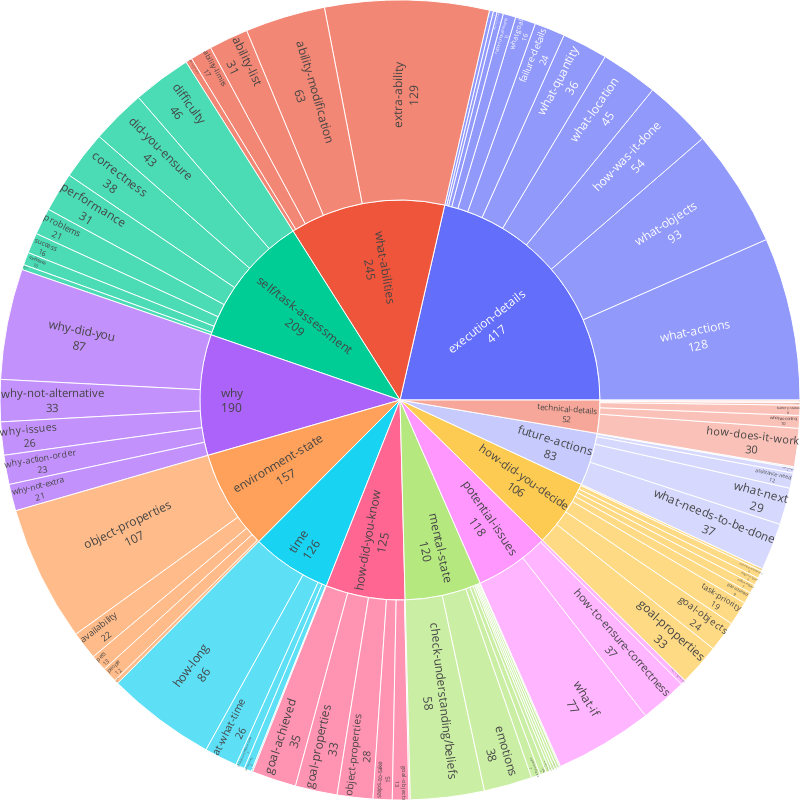

The notebook cell this image was saved under:
### Markdown cell above
# RQ1: Question Categories

Three category visualizations that help with understanding the distribution of question types in the dataset
- a sunburst chart
- a treemap
- a sankey diagram

### Code cell
# Sunburst Representation
# replace every flavour of "empty" with one placeholder
df_annotated["Subgroup"] = df_annotated["Subgroup"].replace(
    {"": "Other",         
     "nan":  "Other",       
     None: "Other"}         
)

df_annotated = df_annotated.dropna(subset=['Group'])


df_annotated[["Group", "Subgroup"]] = (
    df_annotated[["Group", "Subgroup"]]
      .apply(lambda col: col.str.split(",")
                           .apply(lambda lst: [x.strip() for x in lst] 
                                             if isinstance(lst, list) else lst))
)
df_annotated = df_annotated.explode(["Group", "Subgroup"], ignore_index=True)

fig = px.sunburst(
    df_annotated,                               
    path=["Group", "Subgroup"],        
    values=None                       
)
fig.update_traces(
    textinfo="label+value",                 
    texttemplate="%{label}<br>%{value}",    
    insidetextorientation="radial"          
)
fig.update_layout(
    margin=dict(t=0, l=0, r=0, b=0),    
    width=800,
    height=800
)
fig.show()

### Figure 1 — Plotly figure (JSON) as saved in the notebook; plotly's stock layout.template omitted (floating-point values rounded to 4 significant figures)
{"data": [{"branchvalues": "total", "domain": {"x": [0, 1], "y": [0, 1]}, "hovertemplate": "labels=%{label}<br>count=%{value}<br>parent=%{parent}<br>id=%{id}<extra></extra>", "ids": ["execution-details/what-goal", "environment-state/object-properties", "how-did-you-know/goal-properties", "why/why-not-extra", "future-actions/what-next", "why/why-did-you", "time/how-long", "execution-details/what-objects", "self/task-assessment/performance", "how-did-you-decide/goal-properties", "what-abilities/ability-modification", "how-did-you-know/goal-objects", "why/why-action-order", "self/task-assessment/difficulty", "execution-details/what-quantity", "self/task-assessment/success", "mental-state/ideas", "what-abilities/extra-ability", "why/why-not-alternative", "potential-issues/what-if", "what-abilities/ability-list", "self/task-assessment/correctness", "potential-issues/how-to-ensure-correctness", "what-abilities/ability-limits", "self/task-assessment/problems", "mental-state/emotions", "mental-state/opinion/likes", "future-actions/what-needs-to-be-done", "how-did-you-know/goal-achieved", "why/why-issues", "future-actions/assistance-need", "environment-state/availability", "mental-state/check-understanding/beliefs", "how-did-you-decide/goal-objects", "execution-details/how-was-it-done", "execution-details/what-options", "execution-details/what-action-order", "how-did-you-decide/action-order", "self/task-assessment/did-you-ensure", "technical-details/who-has-control", "environment-state/people", "how-did-you-decide/task-allocation", "execution-details/what-location", "self/task-assessment/confidence", "technical-details/what-model", "how-did-you-know/steps-to-take", "technical-details/how-does-it-work", "how-did-you-know/object-properties", "time/at-what-time", "execution-details/what-actions", "how-did-you-decide/task-priority", "time/task-count-within-time", "how-did-you-know/task-priority", "how-did-you-decide/goal-achieved", "potential-issues/does-it-happen-that", "how-did-you-decide/steps-to-take", "environment-state/advice", "future-actions/requirements", "what-abilities/ability-to-learn", "mental-state/preferences", "future-actions/how-to-improve", "time/frequency", "mental-state/relationships", "environment-state/pets", "technical-details/hardware", "self/task-assessment/safety", "technical-details/costs", "execution-details/goal-origin", "mental-state/inner-thoughts", "technical-details/battery-status", "mental-state/desires", "execution-details/report-unusual-events", "mental-state/small-talk", "execution-details/failure-details", "mental-state/what-did-you-learn", "time/compare-task-lenghts", "how-did-you-decide/object-properties", "execution-details", "environment-state", "how-did-you-know", "why", "future-actions", "time", "self/task-assessment", "how-did-you-decide", "what-abilities", "mental-state", "potential-issues", "technical-details"], "insidetextorientation": "radial", "labels": ["what-goal", "object-properties", "goal-properties", "why-not-extra", "what-next", "why-did-you", "how-long", "what-objects", "performance", "goal-properties", "ability-modification", "goal-objects", "why-action-order", "difficulty", "what-quantity", "success", "ideas", "extra-ability", "why-not-alternative", "what-if", "ability-list", "correctness", "how-to-ensure-correctness", "ability-limits", "problems", "emotions", "opinion/likes", "what-needs-to-be-done", "goal-achieved", "why-issues", "assistance-need", "availability", "check-understanding/beliefs", "goal-objects", "how-was-it-done", "what-options", "what-action-order", "action-order", "did-you-ensure", "who-has-control", "people", "task-allocation", "what-location", "confidence", "what-model", "steps-to-take", "how-does-it-work", "object-properties", "at-what-time", "what-actions", "task-priority", "task-count-within-time", "task-priority", "goal-achieved", "does-it-happen-that", "steps-to-take", "advice", "requirements", "ability-to-learn", "preferences", "how-to-improve", "frequency", "relationships", "pets", "hardware", "safety", "costs", "goal-origin", "inner-thoughts", "battery-status", "desires", "report-unusual-events", "small-talk", "failure-details", "what-did-you-learn", "compare-task-lenghts", "object-properties", "execution-details", "environment-state", "how-did-you-know", "why", "future-actions", "time", "self/task-assessment", "how-did-you-decide", "what-abilities", "mental-state", "potential-issues", "technical-details"], "name": "", "parents": ["execution-details", "environment-state", "how-did-you-know", "why", "future-actions", "why", "time", "execution-details", "self/task-assessment", "how-did-you-decide", "what-abilities", "how-did-you-know", "why", "self/task-assessment", "execution-details", "self/task-assessment", "mental-state", "what-abilities", "why", "potential-issues", "what-abilities", "self/task-assessment", "potential-issues", "what-abilities", "self/task-assessment", "mental-state", "mental-state", "future-actions", "how-did-you-know", "why", "future-actions", "environment-state", "mental-state", "how-did-you-decide", "execution-details", "execution-details", "execution-details", "how-did-you-decide", "self/task-assessment", "technical-details", "environment-state", "how-did-you-decide", "execution-details", "self/task-assessment", "technical-details", "how-did-you-know", "technical-details", "how-did-you-know", "time", "execution-details", "how-did-you-decide", "time", "how-did-you-know", "how-did-you-decide", "potential-issues", "how-did-you-decide", "environment-state", "future-actions", "what-abilities", "mental-state", "future-actions", "time", "mental-state", "environment-state", "technical-details", "self/task-assessment", "technical-details", "execution-details", "mental-state", "technical-details", "mental-state", "execution-details", "mental-state", "execution-details", "mental-state", "time", "how-did-you-decide", "", "", "", "", "", "", "", "", "", "", "", ""], "textinfo": "label+value", "texttemplate": "%{label}<br>%{value}", "type": "sunburst", "values": [16, 107, 33, 21, 29, 87, 86, 93, 31, 33, 63, 13, 23, 46, 36, 16, 5, 129, 33, 77, 31, 38, 37, 17, 21, 38, 7, 37, 35, 26, 12, 22, 58, 24, 54, 3, 5, 7, 43, 10, 12, 2, 45, 10, 2, 15, 30, 28, 26, 128, 19, 7, 1, 9, 4, 6, 3, 4, 5, 2, 1, 6, 2, 13, 1, 4, 1, 3, 2, 8, 2, 10, 1, 24, 3, 1, 6, 417, 157, 125, 190, 83, 126, 209, 106, 245, 120, 118, 52]}], "layout": {"height": 800, "legend": {"tracegroupgap": 0}, "margin": {"b": 0, "l": 0, "r": 0, "t": 0}, "width": 800}}
